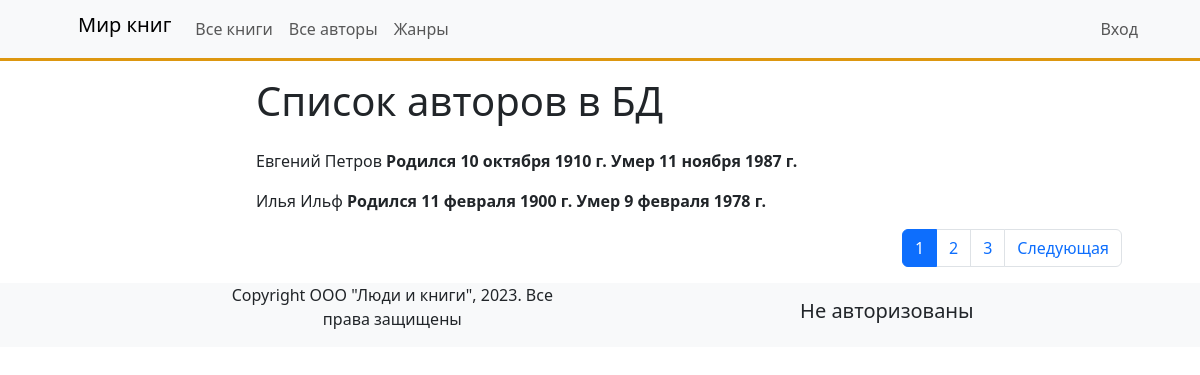
Screenshot of /authors/ with the database file from the repository.
### catalog/models.py (models this page shows, shortened)
class Author(models.Model):
    first_name = models.CharField(max_length=100, help_text='Введите имя автора',
                                  verbose_name='Имя автора')
    last_name = models.CharField(max_length=100, help_text='Введите фамилию автора',
                                 verbose_name='Фамилия автора')
    date_of_birth = models.DateField(help_text='Введите дату рождения', verbose_name='Дата рождения',
                                     null=True, blank=True)
    date_of_death = models.DateField(help_text='Введите дату смерти', verbose_name='Дата смерти',
                                     null=True, blank=True)
    class Meta:
        verbose_name = 'Автор'
        verbose_name_plural = 'Авторы'
        ordering = ['-id']

### catalog/views.py (the view)
# urls.py: path('authors/', views.AuthorListView.as_view(), name='authors'),
class AuthorListView(ListView):
    model = Author
    template_name = 'catalog/author_list.html'
    paginate_by = 2
    def get_context_data(self, *, object_list=None, **kwargs):
        context = ListView.get_context_data(self, **kwargs)
        return context

### catalog/templates/catalog/author_list.html
{% extends 'base.html' %}
{% block content %}
<div class="container px-5">
    <div class="row justify-content-center">
        <div class="col-8">
            <h1 class="py-3">Список авторов в БД</h1>
            {% if author_list %}
                {% for author in author_list %}
                    <p>{{ author.first_name }} {{ author.last_name }}
                    <strong>Родился {{ author.date_of_birth }}</strong>
                    <strong>Умер {{ author.date_of_death }}</strong></p>
                {% endfor %}
            {% else %}
                <p>В базе данных нет авторов</p>
            {% endif %}
        </div>
    </div>
</div>
{% endblock %}

### rows the page displays
Author: first_name "Евгений", last_name "Петров", date_of_birth "10 октября 1910 г.", date_of_death "11 ноября 1987 г."
Author: first_name "Илья", last_name "Ильф", date_of_birth "11 февраля 1900 г.", date_of_death "9 февраля 1978 г."

### other values shown
{{ p }} "1" "2" "3"
